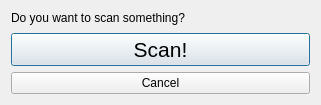
<?xml version="1.0" encoding="UTF-8"?>
<ui version="4.0">
 <class>ScanDialog</class>
 <widget class="QDialog" name="ScanDialog">
  <property name="geometry">
   <rect>
    <x>0</x>
    <y>0</y>
    <width>321</width>
    <height>105</height>
   </rect>
  </property>
  <property name="sizePolicy">
   <sizepolicy hsizetype="Preferred" vsizetype="Preferred">
    <horstretch>0</horstretch>
    <verstretch>0</verstretch>
   </sizepolicy>
  </property>
  <property name="windowTitle">
   <string>Dialog</string>
  </property>
  <property name="modal">
   <bool>true</bool>
  </property>
  <layout class="QVBoxLayout" name="verticalLayout">
   <item>
    <widget class="QLabel" name="questionLabel">
     <property name="text">
      <string>Do you want to scan something?</string>
     </property>
    </widget>
   </item>
   <item>
    <spacer name="verticalSpacer">
     <property name="orientation">
      <enum>Qt::Vertical</enum>
     </property>
     <property name="sizeHint" stdset="0">
      <size>
       <width>20</width>
       <height>40</height>
      </size>
     </property>
    </spacer>
   </item>
   <item>
    <widget class="QPushButton" name="scanButton">
     <property name="sizePolicy">
      <sizepolicy hsizetype="Minimum" vsizetype="Fixed">
       <horstretch>0</horstretch>
       <verstretch>0</verstretch>
      </sizepolicy>
     </property>
     <property name="font">
      <font>
       <pointsize>16</pointsize>
      </font>
     </property>
     <property name="text">
      <string>Scan!</string>
     </property>
    </widget>
   </item>
   <item>
    <widget class="QPushButton" name="cancelButton">
     <property name="text">
      <string>Cancel</string>
     </property>
    </widget>
   </item>
  </layout>
 </widget>
 <resources/>
 <connections/>
</ui>
